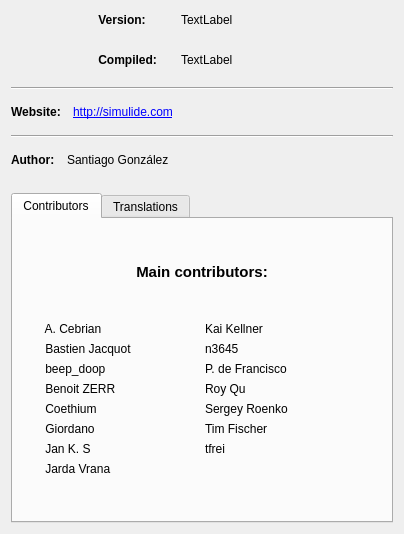
<?xml version="1.0" encoding="UTF-8"?>
<ui version="4.0">
 <class>AboutDialog</class>
 <widget class="QDialog" name="AboutDialog">
  <property name="geometry">
   <rect>
    <x>0</x>
    <y>0</y>
    <width>404</width>
    <height>534</height>
   </rect>
  </property>
  <property name="sizePolicy">
   <sizepolicy hsizetype="Preferred" vsizetype="Preferred">
    <horstretch>0</horstretch>
    <verstretch>0</verstretch>
   </sizepolicy>
  </property>
  <property name="minimumSize">
   <size>
    <width>250</width>
    <height>350</height>
   </size>
  </property>
  <property name="maximumSize">
   <size>
    <width>16777215</width>
    <height>800</height>
   </size>
  </property>
  <property name="windowTitle">
   <string>About SimulIDE</string>
  </property>
  <layout class="QVBoxLayout" name="verticalLayout">
   <item>
    <layout class="QHBoxLayout" name="horizontalLayout">
     <property name="spacing">
      <number>24</number>
     </property>
     <item>
      <widget class="QLabel" name="icon">
       <property name="sizePolicy">
        <sizepolicy hsizetype="Fixed" vsizetype="Fixed">
         <horstretch>0</horstretch>
         <verstretch>0</verstretch>
        </sizepolicy>
       </property>
       <property name="minimumSize">
        <size>
         <width>60</width>
         <height>60</height>
        </size>
       </property>
       <property name="maximumSize">
        <size>
         <width>60</width>
         <height>60</height>
        </size>
       </property>
       <property name="text">
        <string notr="true"/>
       </property>
       <property name="textFormat">
        <enum>Qt::PlainText</enum>
       </property>
       <property name="pixmap">
        <pixmap>../../icons/simulide.png</pixmap>
       </property>
       <property name="scaledContents">
        <bool>true</bool>
       </property>
      </widget>
     </item>
     <item>
      <layout class="QGridLayout" name="gridLayout">
       <item row="0" column="1">
        <widget class="QLabel" name="version">
         <property name="sizePolicy">
          <sizepolicy hsizetype="MinimumExpanding" vsizetype="Fixed">
           <horstretch>0</horstretch>
           <verstretch>0</verstretch>
          </sizepolicy>
         </property>
         <property name="text">
          <string notr="true">TextLabel</string>
         </property>
         <property name="textInteractionFlags">
          <set>Qt::NoTextInteraction</set>
         </property>
        </widget>
       </item>
       <item row="1" column="0">
        <widget class="QLabel" name="label_3">
         <property name="sizePolicy">
          <sizepolicy hsizetype="Preferred" vsizetype="Fixed">
           <horstretch>0</horstretch>
           <verstretch>0</verstretch>
          </sizepolicy>
         </property>
         <property name="font">
          <font>
           <weight>75</weight>
           <bold>true</bold>
          </font>
         </property>
         <property name="text">
          <string> Compiled:</string>
         </property>
         <property name="textInteractionFlags">
          <set>Qt::NoTextInteraction</set>
         </property>
        </widget>
       </item>
       <item row="1" column="1">
        <widget class="QLabel" name="compiled">
         <property name="sizePolicy">
          <sizepolicy hsizetype="MinimumExpanding" vsizetype="Fixed">
           <horstretch>0</horstretch>
           <verstretch>0</verstretch>
          </sizepolicy>
         </property>
         <property name="text">
          <string notr="true">TextLabel</string>
         </property>
         <property name="textInteractionFlags">
          <set>Qt::NoTextInteraction</set>
         </property>
        </widget>
       </item>
       <item row="0" column="0">
        <widget class="QLabel" name="label">
         <property name="sizePolicy">
          <sizepolicy hsizetype="Preferred" vsizetype="Fixed">
           <horstretch>0</horstretch>
           <verstretch>0</verstretch>
          </sizepolicy>
         </property>
         <property name="font">
          <font>
           <weight>75</weight>
           <bold>true</bold>
          </font>
         </property>
         <property name="text">
          <string> Version:</string>
         </property>
         <property name="textInteractionFlags">
          <set>Qt::NoTextInteraction</set>
         </property>
        </widget>
       </item>
      </layout>
     </item>
    </layout>
   </item>
   <item>
    <widget class="Line" name="line">
     <property name="minimumSize">
      <size>
       <width>0</width>
       <height>22</height>
      </size>
     </property>
     <property name="orientation">
      <enum>Qt::Horizontal</enum>
     </property>
    </widget>
   </item>
   <item>
    <layout class="QGridLayout" name="gridLayout_2">
     <property name="spacing">
      <number>12</number>
     </property>
     <item row="0" column="1">
      <widget class="QLabel" name="simLink">
       <property name="font">
        <font>
         <underline>true</underline>
        </font>
       </property>
       <property name="focusPolicy">
        <enum>Qt::NoFocus</enum>
       </property>
       <property name="text">
        <string notr="true">&lt;a href=&quot;http://simulide.com/&quot;&gt;http://simulide.com&lt;/a&gt;</string>
       </property>
       <property name="textFormat">
        <enum>Qt::RichText</enum>
       </property>
       <property name="openExternalLinks">
        <bool>true</bool>
       </property>
       <property name="textInteractionFlags">
        <set>Qt::LinksAccessibleByMouse</set>
       </property>
      </widget>
     </item>
     <item row="0" column="0">
      <widget class="QLabel" name="label_2">
       <property name="sizePolicy">
        <sizepolicy hsizetype="Fixed" vsizetype="Fixed">
         <horstretch>0</horstretch>
         <verstretch>0</verstretch>
        </sizepolicy>
       </property>
       <property name="font">
        <font>
         <weight>75</weight>
         <bold>true</bold>
        </font>
       </property>
       <property name="text">
        <string>Website:</string>
       </property>
       <property name="textFormat">
        <enum>Qt::PlainText</enum>
       </property>
       <property name="openExternalLinks">
        <bool>false</bool>
       </property>
       <property name="textInteractionFlags">
        <set>Qt::NoTextInteraction</set>
       </property>
      </widget>
     </item>
    </layout>
   </item>
   <item>
    <widget class="Line" name="line_2">
     <property name="minimumSize">
      <size>
       <width>0</width>
       <height>22</height>
      </size>
     </property>
     <property name="orientation">
      <enum>Qt::Horizontal</enum>
     </property>
    </widget>
   </item>
   <item>
    <layout class="QHBoxLayout" name="horizontalLayout_2">
     <property name="spacing">
      <number>12</number>
     </property>
     <item>
      <widget class="QLabel" name="label_4">
       <property name="sizePolicy">
        <sizepolicy hsizetype="Preferred" vsizetype="Fixed">
         <horstretch>0</horstretch>
         <verstretch>0</verstretch>
        </sizepolicy>
       </property>
       <property name="font">
        <font>
         <weight>75</weight>
         <bold>true</bold>
        </font>
       </property>
       <property name="text">
        <string>Author:</string>
       </property>
       <property name="textFormat">
        <enum>Qt::PlainText</enum>
       </property>
       <property name="openExternalLinks">
        <bool>false</bool>
       </property>
       <property name="textInteractionFlags">
        <set>Qt::NoTextInteraction</set>
       </property>
      </widget>
     </item>
     <item>
      <widget class="QLabel" name="label_13">
       <property name="sizePolicy">
        <sizepolicy hsizetype="Expanding" vsizetype="Fixed">
         <horstretch>0</horstretch>
         <verstretch>0</verstretch>
        </sizepolicy>
       </property>
       <property name="text">
        <string notr="true">Santiago González</string>
       </property>
      </widget>
     </item>
    </layout>
   </item>
   <item>
    <widget class="QLabel" name="label_12">
     <property name="sizePolicy">
      <sizepolicy hsizetype="Preferred" vsizetype="Fixed">
       <horstretch>0</horstretch>
       <verstretch>0</verstretch>
      </sizepolicy>
     </property>
     <property name="text">
      <string notr="true"/>
     </property>
    </widget>
   </item>
   <item>
    <widget class="QTabWidget" name="tabWidget">
     <property name="styleSheet">
      <string notr="true"/>
     </property>
     <property name="currentIndex">
      <number>0</number>
     </property>
     <widget class="QWidget" name="tab">
      <property name="font">
       <font>
        <weight>50</weight>
        <bold>false</bold>
       </font>
      </property>
      <attribute name="title">
       <string>Contributors</string>
      </attribute>
      <layout class="QVBoxLayout" name="verticalLayout_2">
       <item>
        <widget class="QLabel" name="label_6">
         <property name="sizePolicy">
          <sizepolicy hsizetype="Preferred" vsizetype="Fixed">
           <horstretch>0</horstretch>
           <verstretch>0</verstretch>
          </sizepolicy>
         </property>
         <property name="minimumSize">
          <size>
           <width>0</width>
           <height>0</height>
          </size>
         </property>
         <property name="font">
          <font>
           <pointsize>11</pointsize>
           <weight>75</weight>
           <bold>true</bold>
          </font>
         </property>
         <property name="text">
          <string>Main contributors:</string>
         </property>
         <property name="alignment">
          <set>Qt::AlignCenter</set>
         </property>
        </widget>
       </item>
       <item>
        <layout class="QGridLayout" name="gridLayout_5">
         <item row="0" column="0">
          <widget class="QLabel" name="label_8">
           <property name="sizePolicy">
            <sizepolicy hsizetype="Preferred" vsizetype="Fixed">
             <horstretch>0</horstretch>
             <verstretch>0</verstretch>
            </sizepolicy>
           </property>
           <property name="text">
            <string notr="true">       A. Cebrian</string>
           </property>
          </widget>
         </item>
         <item row="1" column="0">
          <widget class="QLabel" name="label_48">
           <property name="sizePolicy">
            <sizepolicy hsizetype="Preferred" vsizetype="Fixed">
             <horstretch>0</horstretch>
             <verstretch>0</verstretch>
            </sizepolicy>
           </property>
           <property name="text">
            <string notr="true">       Bastien Jacquot</string>
           </property>
          </widget>
         </item>
         <item row="2" column="0">
          <widget class="QLabel" name="label_17">
           <property name="sizePolicy">
            <sizepolicy hsizetype="Preferred" vsizetype="Fixed">
             <horstretch>0</horstretch>
             <verstretch>0</verstretch>
            </sizepolicy>
           </property>
           <property name="text">
            <string notr="true">       beep_doop </string>
           </property>
          </widget>
         </item>
         <item row="3" column="0">
          <widget class="QLabel" name="label_14">
           <property name="sizePolicy">
            <sizepolicy hsizetype="Preferred" vsizetype="Fixed">
             <horstretch>0</horstretch>
             <verstretch>0</verstretch>
            </sizepolicy>
           </property>
           <property name="text">
            <string notr="true">       Benoit ZERR</string>
           </property>
          </widget>
         </item>
         <item row="4" column="0">
          <widget class="QLabel" name="label_31">
           <property name="sizePolicy">
            <sizepolicy hsizetype="Preferred" vsizetype="Fixed">
             <horstretch>0</horstretch>
             <verstretch>0</verstretch>
            </sizepolicy>
           </property>
           <property name="text">
            <string notr="true">       Coethium</string>
           </property>
          </widget>
         </item>
         <item row="7" column="0">
          <widget class="QLabel" name="label_32">
           <property name="sizePolicy">
            <sizepolicy hsizetype="Preferred" vsizetype="Fixed">
             <horstretch>0</horstretch>
             <verstretch>0</verstretch>
            </sizepolicy>
           </property>
           <property name="text">
            <string notr="true">       Jarda Vrana</string>
           </property>
          </widget>
         </item>
         <item row="6" column="0">
          <widget class="QLabel" name="label_16">
           <property name="sizePolicy">
            <sizepolicy hsizetype="Preferred" vsizetype="Fixed">
             <horstretch>0</horstretch>
             <verstretch>0</verstretch>
            </sizepolicy>
           </property>
           <property name="text">
            <string notr="true">       Jan K. S</string>
           </property>
          </widget>
         </item>
         <item row="5" column="0">
          <widget class="QLabel" name="label_20">
           <property name="sizePolicy">
            <sizepolicy hsizetype="Preferred" vsizetype="Fixed">
             <horstretch>0</horstretch>
             <verstretch>0</verstretch>
            </sizepolicy>
           </property>
           <property name="text">
            <string notr="true">       Giordano</string>
           </property>
          </widget>
         </item>
         <item row="0" column="1">
          <widget class="QLabel" name="label_47">
           <property name="sizePolicy">
            <sizepolicy hsizetype="Preferred" vsizetype="Fixed">
             <horstretch>0</horstretch>
             <verstretch>0</verstretch>
            </sizepolicy>
           </property>
           <property name="text">
            <string notr="true">Kai Kellner</string>
           </property>
          </widget>
         </item>
         <item row="1" column="1">
          <widget class="QLabel" name="label_46">
           <property name="sizePolicy">
            <sizepolicy hsizetype="Preferred" vsizetype="Fixed">
             <horstretch>0</horstretch>
             <verstretch>0</verstretch>
            </sizepolicy>
           </property>
           <property name="text">
            <string notr="true">n3645</string>
           </property>
          </widget>
         </item>
         <item row="3" column="1">
          <widget class="QLabel" name="label_30">
           <property name="sizePolicy">
            <sizepolicy hsizetype="Preferred" vsizetype="Fixed">
             <horstretch>0</horstretch>
             <verstretch>0</verstretch>
            </sizepolicy>
           </property>
           <property name="text">
            <string notr="true">Roy Qu</string>
           </property>
          </widget>
         </item>
         <item row="2" column="1">
          <widget class="QLabel" name="label_26">
           <property name="sizePolicy">
            <sizepolicy hsizetype="Preferred" vsizetype="Fixed">
             <horstretch>0</horstretch>
             <verstretch>0</verstretch>
            </sizepolicy>
           </property>
           <property name="text">
            <string notr="true">P. de Francisco</string>
           </property>
          </widget>
         </item>
         <item row="6" column="1">
          <widget class="QLabel" name="label_45">
           <property name="sizePolicy">
            <sizepolicy hsizetype="Preferred" vsizetype="Fixed">
             <horstretch>0</horstretch>
             <verstretch>0</verstretch>
            </sizepolicy>
           </property>
           <property name="text">
            <string notr="true">tfrei</string>
           </property>
          </widget>
         </item>
         <item row="5" column="1">
          <widget class="QLabel" name="label_18">
           <property name="sizePolicy">
            <sizepolicy hsizetype="Preferred" vsizetype="Fixed">
             <horstretch>0</horstretch>
             <verstretch>0</verstretch>
            </sizepolicy>
           </property>
           <property name="text">
            <string notr="true">Tim Fischer</string>
           </property>
          </widget>
         </item>
         <item row="4" column="1">
          <widget class="QLabel" name="label_5">
           <property name="text">
            <string>Sergey Roenko</string>
           </property>
          </widget>
         </item>
        </layout>
       </item>
      </layout>
     </widget>
     <widget class="QWidget" name="tab_2">
      <attribute name="title">
       <string>Translations</string>
      </attribute>
      <layout class="QVBoxLayout" name="verticalLayout_3">
       <item>
        <layout class="QGridLayout" name="gridLayout_4">
         <item row="0" column="0">
          <widget class="QLabel" name="label_33">
           <property name="sizePolicy">
            <sizepolicy hsizetype="Preferred" vsizetype="Fixed">
             <horstretch>0</horstretch>
             <verstretch>0</verstretch>
            </sizepolicy>
           </property>
           <property name="text">
            <string>Czech:       </string>
           </property>
           <property name="alignment">
            <set>Qt::AlignRight|Qt::AlignTrailing|Qt::AlignVCenter</set>
           </property>
          </widget>
         </item>
         <item row="1" column="1">
          <widget class="QLabel" name="label_25">
           <property name="sizePolicy">
            <sizepolicy hsizetype="Expanding" vsizetype="Fixed">
             <horstretch>0</horstretch>
             <verstretch>0</verstretch>
            </sizepolicy>
           </property>
           <property name="text">
            <string notr="true">Tim Fischer</string>
           </property>
          </widget>
         </item>
         <item row="0" column="1">
          <widget class="QLabel" name="label_28">
           <property name="sizePolicy">
            <sizepolicy hsizetype="Expanding" vsizetype="Fixed">
             <horstretch>0</horstretch>
             <verstretch>0</verstretch>
            </sizepolicy>
           </property>
           <property name="text">
            <string notr="true">Jarda Vrana</string>
           </property>
          </widget>
         </item>
         <item row="1" column="0">
          <widget class="QLabel" name="label_29">
           <property name="sizePolicy">
            <sizepolicy hsizetype="Preferred" vsizetype="Fixed">
             <horstretch>0</horstretch>
             <verstretch>0</verstretch>
            </sizepolicy>
           </property>
           <property name="text">
            <string>German:       </string>
           </property>
           <property name="alignment">
            <set>Qt::AlignRight|Qt::AlignTrailing|Qt::AlignVCenter</set>
           </property>
          </widget>
         </item>
         <item row="2" column="0">
          <widget class="QLabel" name="label_35">
           <property name="sizePolicy">
            <sizepolicy hsizetype="Preferred" vsizetype="Fixed">
             <horstretch>0</horstretch>
             <verstretch>0</verstretch>
            </sizepolicy>
           </property>
           <property name="text">
            <string>Pt. Brasil:       </string>
           </property>
           <property name="alignment">
            <set>Qt::AlignRight|Qt::AlignTrailing|Qt::AlignVCenter</set>
           </property>
          </widget>
         </item>
         <item row="2" column="1">
          <widget class="QLabel" name="label_34">
           <property name="sizePolicy">
            <sizepolicy hsizetype="Expanding" vsizetype="Fixed">
             <horstretch>0</horstretch>
             <verstretch>0</verstretch>
            </sizepolicy>
           </property>
           <property name="text">
            <string notr="true">Sergio NA</string>
           </property>
          </widget>
         </item>
         <item row="3" column="1">
          <widget class="QLabel" name="label_19">
           <property name="sizePolicy">
            <sizepolicy hsizetype="Expanding" vsizetype="Fixed">
             <horstretch>0</horstretch>
             <verstretch>0</verstretch>
            </sizepolicy>
           </property>
           <property name="text">
            <string notr="true">Santiago Gonzalez</string>
           </property>
          </widget>
         </item>
         <item row="3" column="0">
          <widget class="QLabel" name="label_15">
           <property name="sizePolicy">
            <sizepolicy hsizetype="Preferred" vsizetype="Fixed">
             <horstretch>0</horstretch>
             <verstretch>0</verstretch>
            </sizepolicy>
           </property>
           <property name="text">
            <string>Spanish:       </string>
           </property>
           <property name="alignment">
            <set>Qt::AlignRight|Qt::AlignTrailing|Qt::AlignVCenter</set>
           </property>
          </widget>
         </item>
         <item row="4" column="0">
          <widget class="QLabel" name="label_49">
           <property name="sizePolicy">
            <sizepolicy hsizetype="Preferred" vsizetype="Fixed">
             <horstretch>0</horstretch>
             <verstretch>0</verstretch>
            </sizepolicy>
           </property>
           <property name="text">
            <string>T_Chinese:       </string>
           </property>
           <property name="alignment">
            <set>Qt::AlignRight|Qt::AlignTrailing|Qt::AlignVCenter</set>
           </property>
          </widget>
         </item>
         <item row="4" column="1">
          <widget class="QLabel" name="label_50">
           <property name="sizePolicy">
            <sizepolicy hsizetype="Expanding" vsizetype="Fixed">
             <horstretch>0</horstretch>
             <verstretch>0</verstretch>
            </sizepolicy>
           </property>
           <property name="text">
            <string notr="true">Yu-Ti Kuo(@eastWillow)</string>
           </property>
          </widget>
         </item>
        </layout>
       </item>
      </layout>
     </widget>
    </widget>
   </item>
  </layout>
 </widget>
 <resources/>
 <connections/>
</ui>
